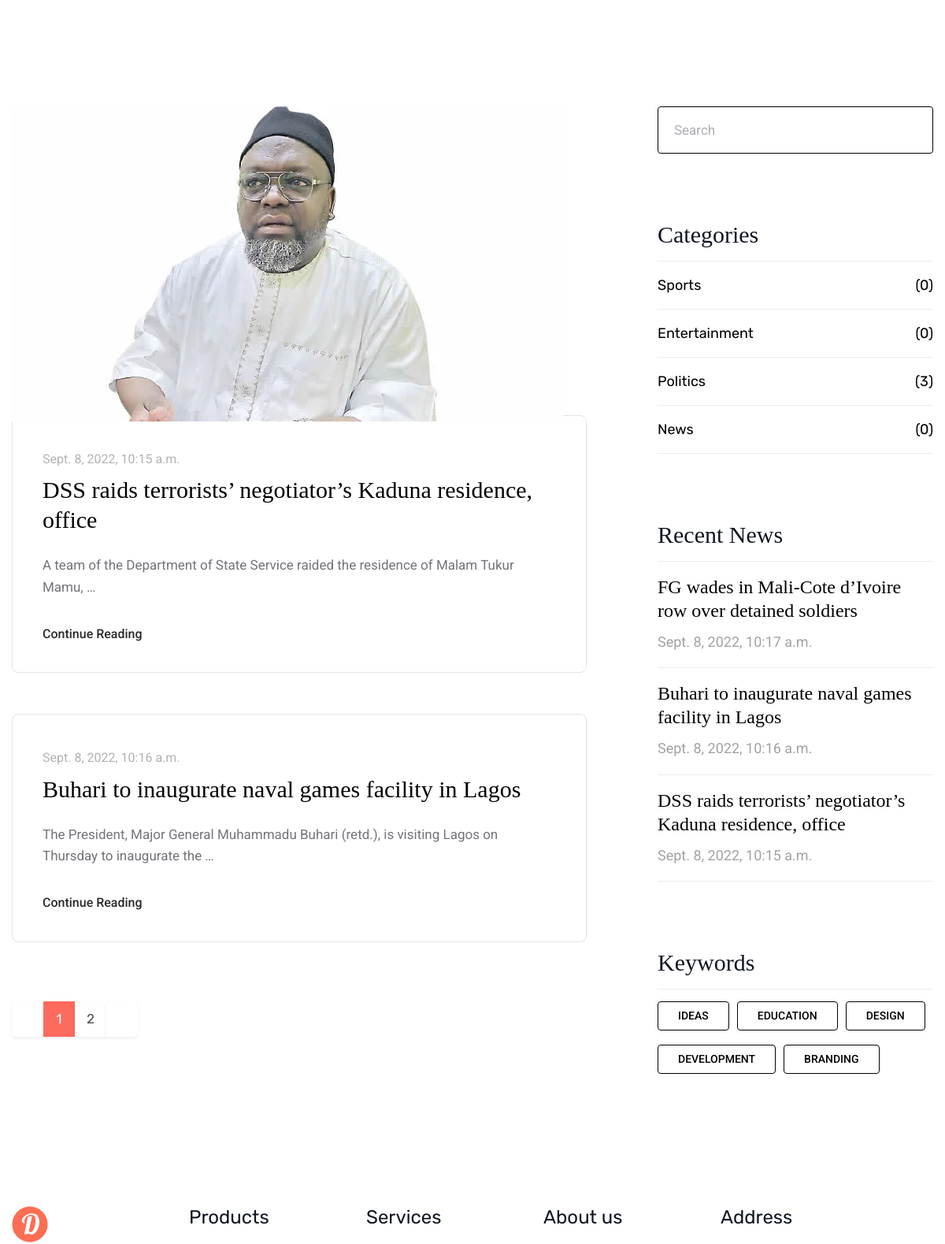
Before: / (middle part) with the older database file.
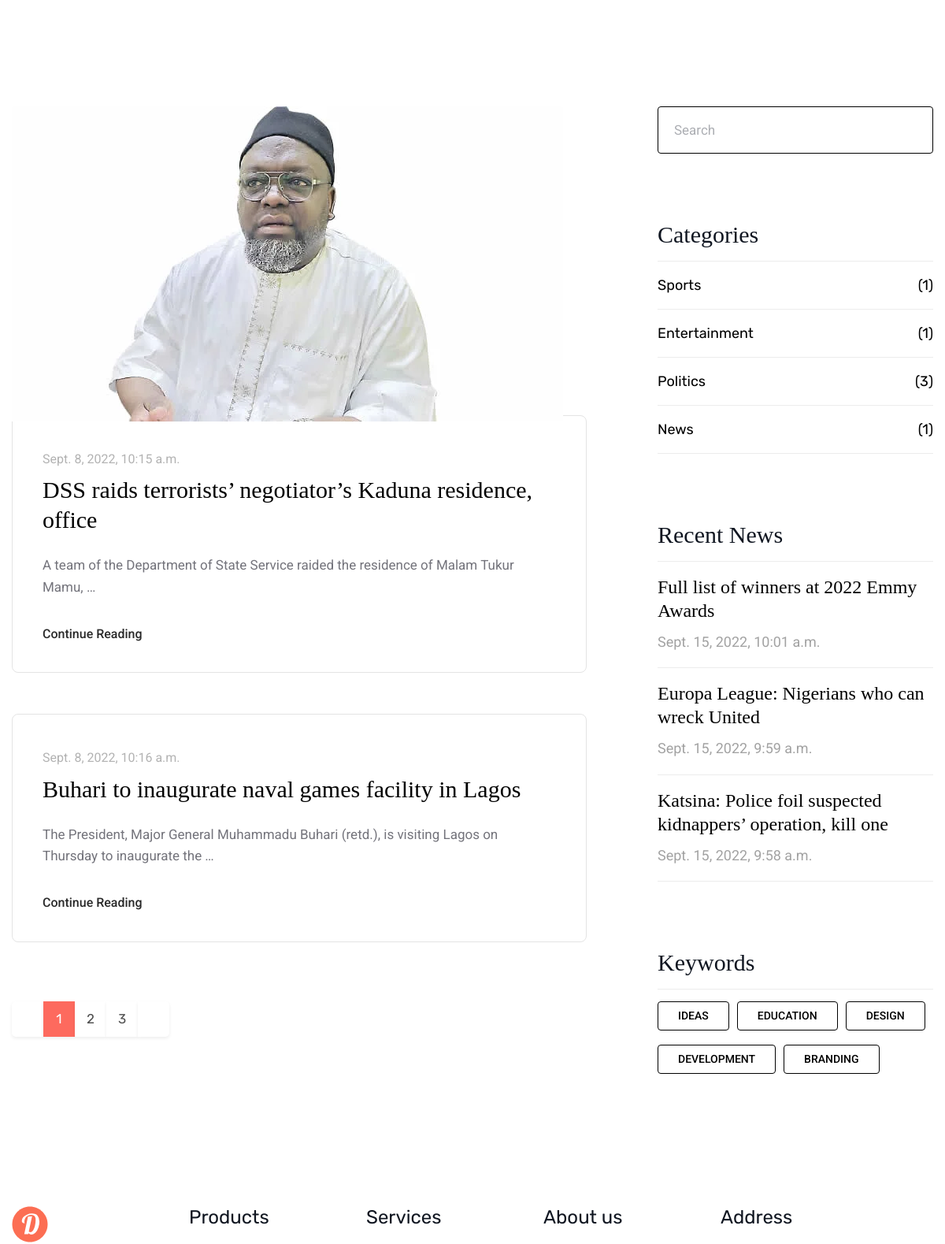
After: the same page with the newer database file.
### app/models.py (models this page shows, shortened)
class Post(models.Model):
    STATUS_TYPE = [
        ('Publish', 'Publish'),
        ('Draft', 'Draft'),
    ]
    user = models.ForeignKey(User, on_delete=models.CASCADE)
    title = models.CharField(max_length=500)
    content = models.TextField(max_length=20000)
    image = models.ImageField(upload_to='blogImage/')
    category = models.ForeignKey(Category, on_delete=models.CASCADE)
    status = models.CharField(choices=STATUS_TYPE, max_length=50)
    approval = models.BooleanField(default=False)
    slug = models.SlugField(max_length=100, unique=True, blank=True)
    created_at = models.DateTimeField(auto_now_add=True)

class Category(models.Model):
    name = models.CharField(max_length=200)
    slug = models.SlugField(max_length=100, unique=True, blank=True)
    created_at = models.DateTimeField(auto_now_add=True)

### app/views.py (the view)
# urls.py: 2. Add a URL to urlpatterns:  path('', Home.as_view(), name='home')
def Home(request):
    template_name = 'index.html'
    return render(request, template_name)

### template/index.html (shortened to what this page needs)
{% extends "base.html" %}
{% load static %}
{% block content %}
			<div class="blog-page-white-bg blog-v3">
				<div class="container">
					<div class="row">
						<div class="col-lg-8">
							<div class="feature-blog-three">
							{% for p in posts %}
							<div class="post-meta">
									<img src="{{p.image.url}}" alt="" class="image-meta">
									<div class="post">
										<div class="date">{{p.created_at}}</div>
										<h3><a href="blog-details-v1.html" class="title">{{p.title}}</a></h3>
										<p>{{p.content|truncatewords:15}}</p>
										<a href="{% url 'detail_page' p.slug %}" class="read-more">
											<span>Continue Reading</span>
											<i class="fa fa-angle-right" aria-hidden="true"></i>
										</a>
									</div>
								</div>
							{% endfor %}
							</div>
							<div class="page-pagination-one pt-15">
								<ul class="d-flex align-items-center">
									{% if posts.has_previous %}
									<li><a href="?page={{ posts.previous_page_number }}"><i class="fa fa-angle-left" aria-hidden="true"></i></a></li>
									{% else %}
									<li class="disabled"><a href="#"><i class="fa fa-angle-left" aria-hidden="true"></i></a></li>
									{% endif %}
									{% for i in posts.paginator.page_range %}
      									{% if posts.number == i %}
										<li><a href="#" class="active">{{ i }}</a></li>
										{% else %}
										<li><a href="?page={{ i }}">{{i}}</a></li>
										{% endif %}
									{% endfor %}
									{% if posts.has_next %}
										<li><a href="?page={{ posts.next_page_number }}"><i class="fa fa-angle-right" aria-hidden="true"></i></a></li>
									{% else %}
										<li class="disabled"><a href="#"><i class="fa fa-angle-right" aria-hidden="true"></i></a></li>
									{% endif %}
								</ul>
							</div>
						</div>
						<div class="col-lg-4 col-md-6">
							<div class="blog-sidebar-one">
								<div class="sidebar-search-form mb-85">
									<form method="get">
										<input type="text" name="search" placeholder="Search">
										<button><img src="{% static 'images/icon/51.svg' %}" alt=""></button>
									</form>
								</div>
								<div class="sidebar-categories mb-85">
									<h4 class="sidebar-title">Categories</h4>
									<ul>
										{% for cat, c in postCategory %}
											<li><a href="#">{{cat.name}} <span>({{c}})</span></a></li>
										{% endfor %}
									</ul>
								</div>
								<div class="sidebar-recent-news mb-85">
									<h4 class="sidebar-title">Recent News</h4>
									<ul>
										{% for rp in recent_post %}
										<li><a href="{% url 'detail_page' rp.slug %}">
											<span class="title">{{rp.title}}</span>
											<span class="date">{{rp.created_at}}</span>
										</a></li>
										{% endfor %}
									</ul>
								</div>
								<div class="sidebar-keyword">
									<h4 class="sidebar-title">Keywords</h4>
									<ul class="cleafix">
										<li><a href="#">Ideas</a></li>
										<li><a href="#">Education</a></li>
										<li><a href="#">Design</a></li>
										<li><a href="#">Development</a></li>
										<li><a href="#">Branding</a></li>
									</ul>
								</div>
							</div>
						</div>
					</div>
				</div>
			</div>
{% endblock content %}

Changed rows visible on the page:
no longer on one of the page's lists (row unchanged): Post: title "DSS raids terrorists’ negotiator’s Kaduna residence, office", created_at "Sept. 8, 2022, 10:15 a.m."
no longer on one of the page's lists (row unchanged): Post: title "Buhari to inaugurate naval games facility in Lagos", created_at "Sept. 8, 2022, 10:16 a.m."
no longer on this page (row unchanged): Post: title "FG wades in Mali-Cote d’Ivoire row over detained soldiers", created_at "Sept. 8, 2022, 10:17 a.m.", shown under "Recent News"
computed for Category "Sports": id "0" → "1"
computed for Category "Entertainment": c "0" → "1"
computed for Category "News": c "0" → "1"
added Post: title "Full list of winners at 2022 Emmy Awards", created_at "Sept. 15, 2022, 10:01 a.m.", shown under "Recent News"
added Post: title "Europa League: Nigerians who can wreck United", created_at "Sept. 15, 2022, 9:59 a.m.", shown under "Recent News"
added Post: title "Katsina: Police foil suspected kidnappers’ operation, kill one", created_at "Sept. 15, 2022, 9:58 a.m.", shown under "Recent News"
Other visible differences:
new list line: "3"
